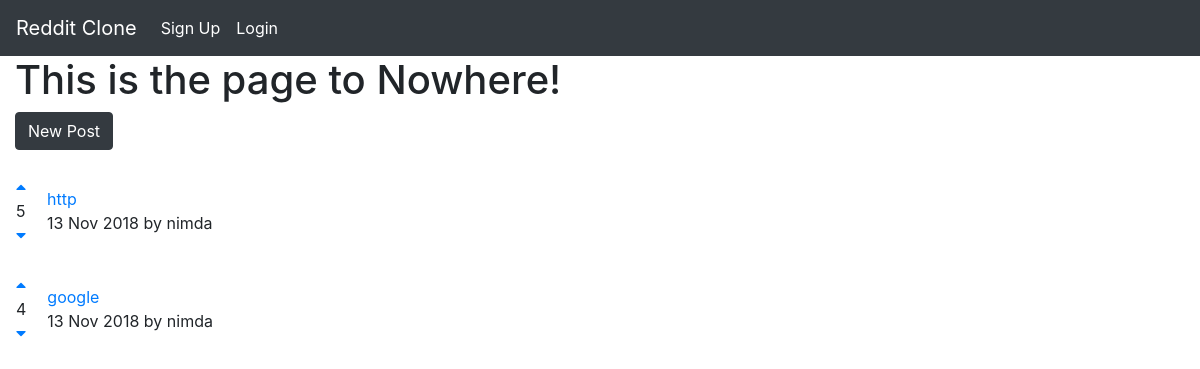
Before: / with the older database file.
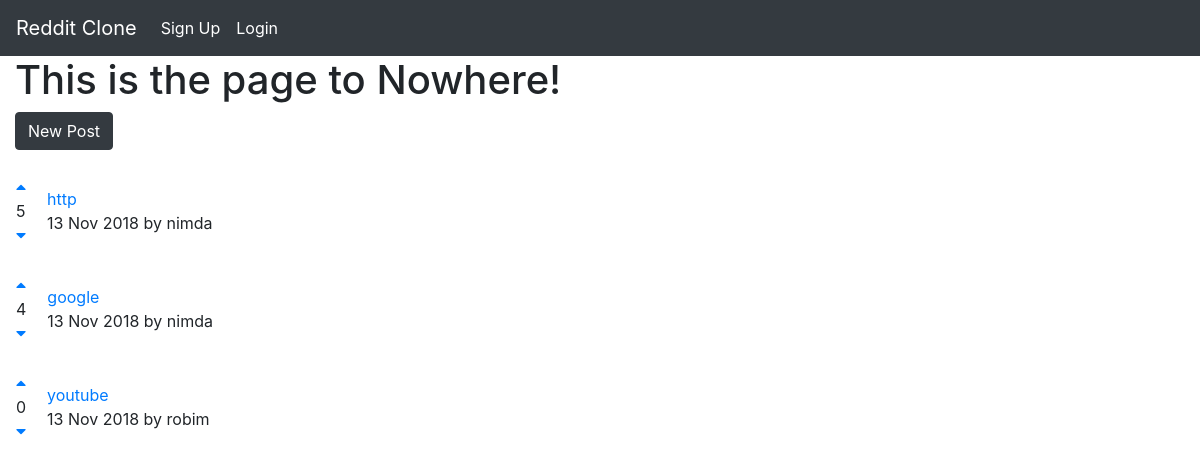
After: the same page with the newer database file.
### post/models.py (models this page shows)
class Post(models.Model):
    title = models.CharField(max_length=200)
    url = models.TextField()
    pub_date = models.DateTimeField()
    author = models.ForeignKey(User)
    votes_total = models.IntegerField(default = 0)
    def pub_date_pretty(self):
        return self.pub_date.strftime('%e %b %Y')

### post/views.py (the view)
# urls.py: 2. Add a URL to urlpatterns:  url(r'^$', views.home, name='home')
def home(request):
    post=Post.objects.order_by('-votes_total')
    return render(request, 'post/home.html', {'post':post})

### post/templates/post/home.html (shortened to what this page needs)
{% extends 'base.html' %}
{% block content %}
<h1>This is the page to Nowhere!</h1>
<a class="btn btn-dark" href="{% url 'post:create' %}">New Post</a>
{% for post in post.all %}
<table>
  <tr>
    <td style="padding-right: 20px;"><a href="#" onClick="document.getElementById('upvote{{ post.id }}').submit()"><i class="fas fa-caret-up"></i></a></br>{{post.votes_total}}</br>
      <a href="#" onClick="document.getElementById('downvote{{ post.id }}').submit()"><i class="fas fa-caret-down"></i></a></td>
    <td><a href="{{ post.url }}">{{post.title}}</a></br>{{post.pub_date_pretty}} by {{post.author.username}}</td>
  </tr>
</table>
{% endfor %}
{% endblock %}

Changed rows visible on the page:
added Post: votes_total "0", title "youtube", pub_date_pretty "13 Nov 2018", author.username "robim"
